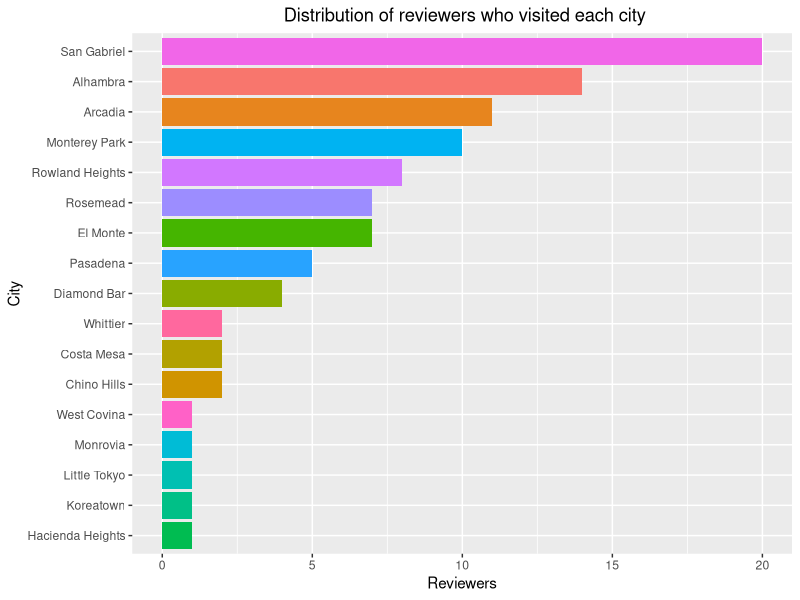
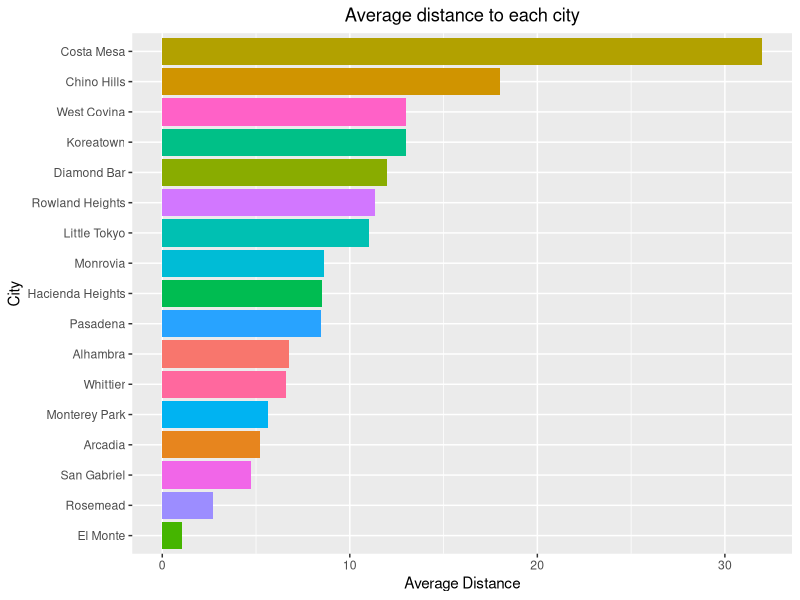
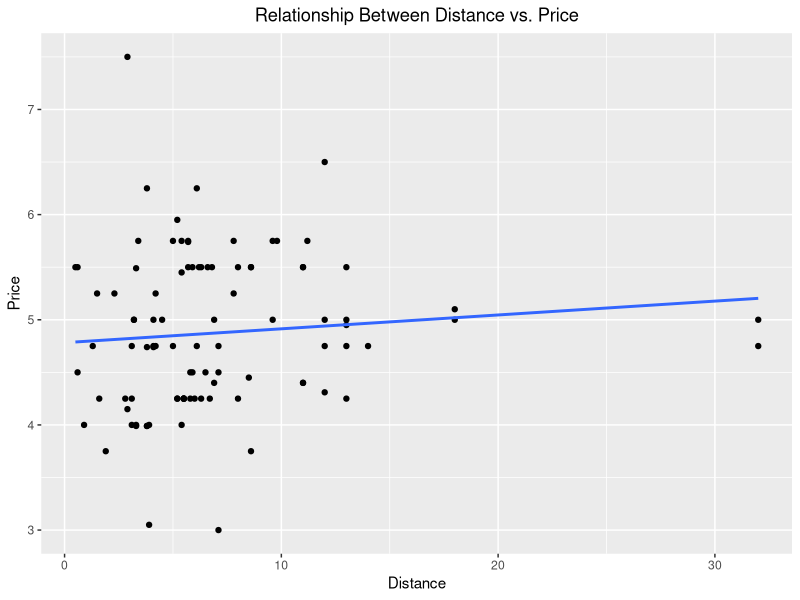
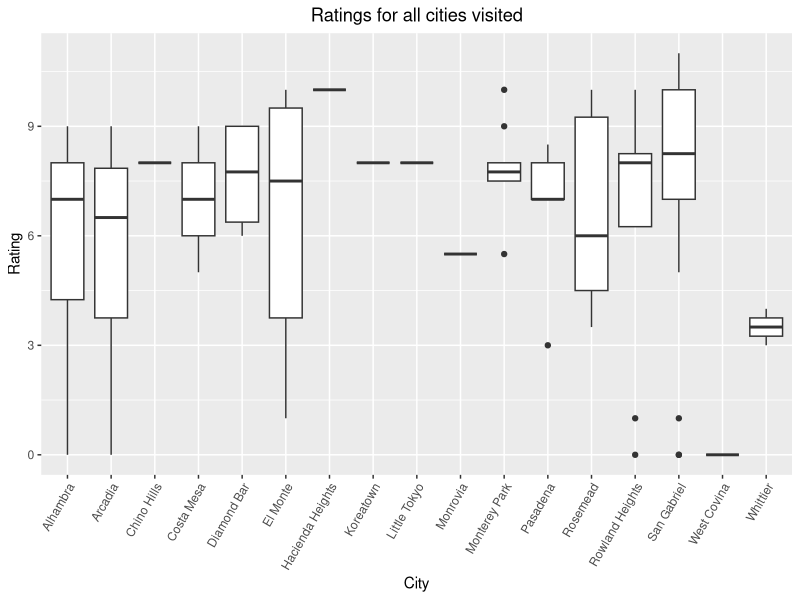
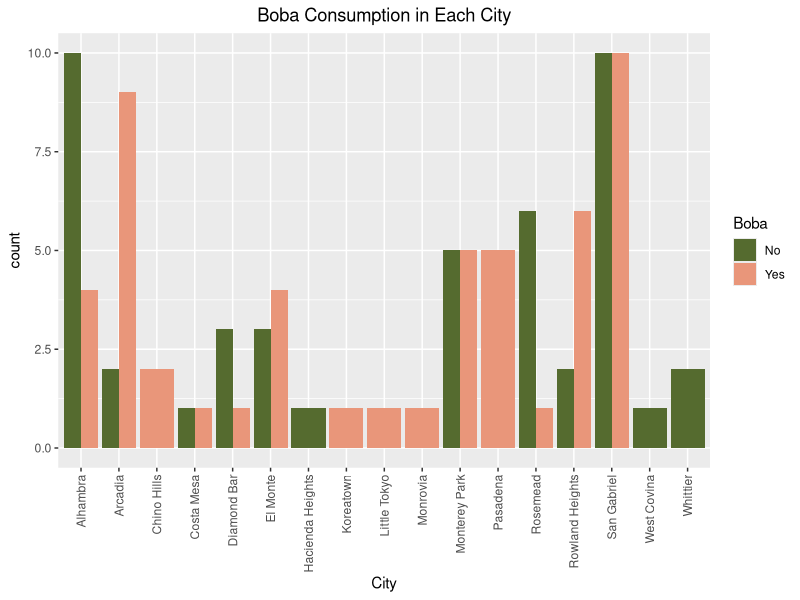
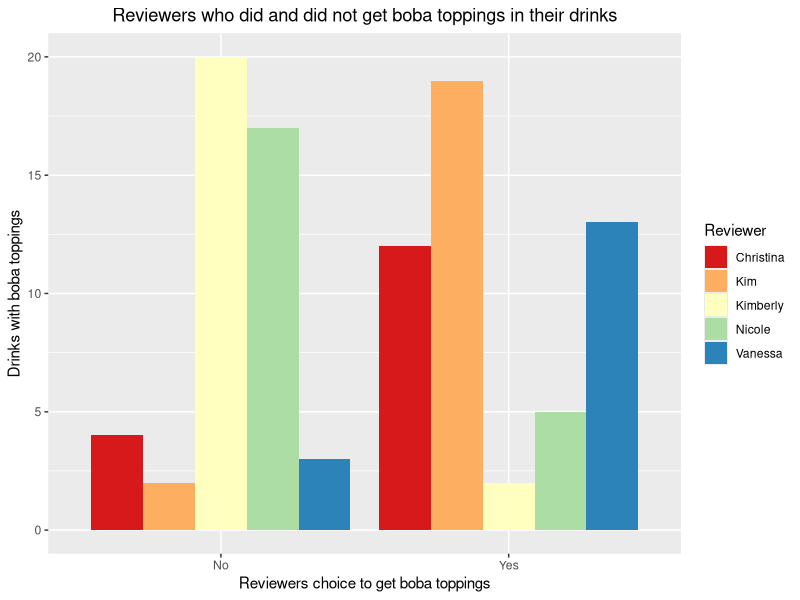
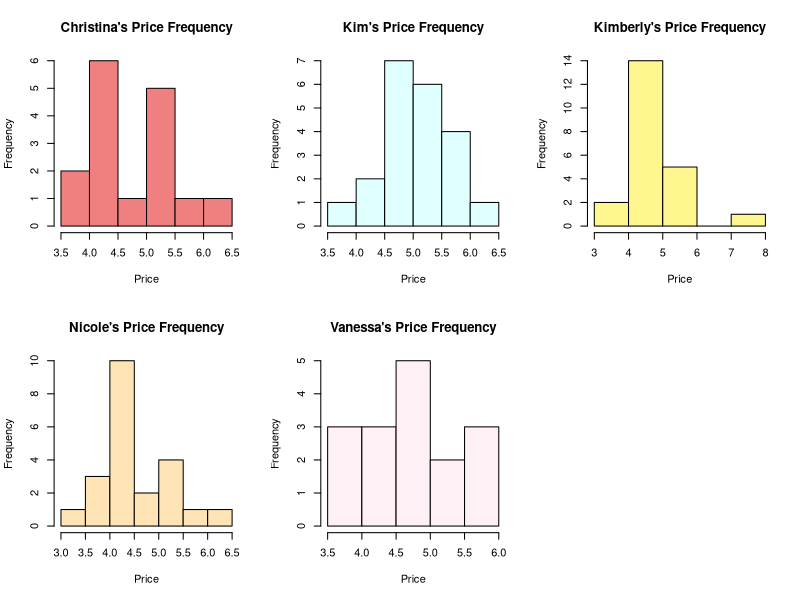
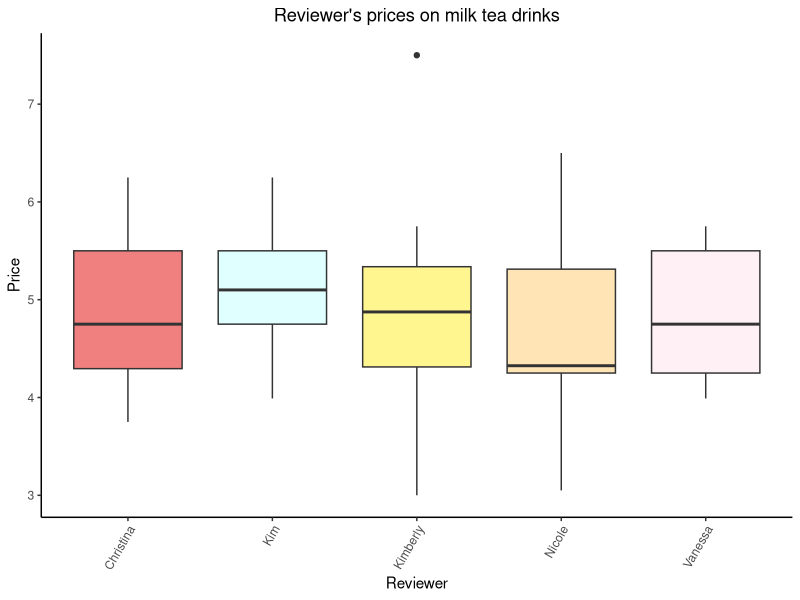

Recreate these plots in R, in order.
## ---- chunk 1
# This cell loads the necessary libraries needed to execute the project
library(readr)
library(ggplot2)
library(tidyverse)
## ---- chunk 2
# The working directory is set to where the .csv file is stored in the computer
# The file is loaded and read with the variable name 'boba'.
setwd("~/Excel Documents")
boba <- read_csv("SGV Boba.csv")
## ---- chunk 3
#view of the whole data set
as.data.frame(boba)
## ---- chunk 4
# looking into the structure
str(boba)
## ---- chunk 5
# running head() to see final results
boba <- select(boba, -c("Rank", "Comments"))
head(boba)
## ---- chunk 6
# group cities together and summarize the amount of reviewers and distance for each city
# graph City and Reviewer frequency into a bar plot
city_freq <- boba %>%
  group_by(City) %>%
  summarise(
            reviews = length(Reviewer),
            average_distance = mean(Distance))

city_freq %>%
  ggplot(aes(reorder(City, reviews) , y = reviews, fill = City)) +
  geom_bar(stat = "identity") +
  ggtitle(" Distribution of reviewers who visited each city") +
  xlab("City") +
  ylab("Reviewers") +
  theme(plot.title = element_text(hjust = 0.5), legend.position = 'none') +
  coord_flip()
## ---- chunk 7
# Graph City and the average distance into a bar graph
city_freq %>%
  ggplot(aes(reorder(City, average_distance) , y = average_distance, fill = City)) +
  geom_bar(stat = "identity") +
  ggtitle("Average distance to each city") +
  xlab("City") +
  ylab("Average Distance")+
  theme(plot.title = element_text(hjust = 0.5), legend.position = 'none') +
  coord_flip()
## ---- chunk 8
# create scatter plot of the Price and Distance 
boba %>%
  ggplot(aes(Distance, Price)) + 
  geom_point() +
  ggtitle("Relationship Between Distance vs. Price") +
  theme(plot.title = element_text(hjust = 0.5), legend.position = "none") +
  geom_smooth(method = 'lm', se = FALSE)
## ---- chunk 9
# create boxplots for each City based on Ratings

ggplot(boba, aes(x=City,y=Rating)) + 
  geom_boxplot() + 
  ggtitle("Ratings for all cities visited") +
  theme(axis.text.x = element_text(angle=60, hjust=1), plot.title = element_text(hjust = 0.5)) 
## ---- chunk 10
# create a groupby side by side barplot with each city based on the boba variable
boba %>%
  ggplot(aes(x = City,fill = Boba)) +
  geom_bar(position = position_dodge()) + 
  ggtitle("Boba Consumption in Each City") +
  theme(plot.title = element_text(hjust = 0.5), axis.text.x = element_text(angle = 90, vjust = 0.5, hjust=1)) +
  scale_fill_manual(values = c("darkolivegreen", "darksalmon"))
## ---- chunk 11
# create a groupby side by side comparison between reviewers based on the boba variable
got_boba <- boba %>%
  ggplot(aes(x = Boba, fill = Reviewer)) +
  geom_bar(position = position_dodge()) +
  ggtitle("Reviewers who did and did not get boba toppings in their drinks") +
  labs(x = "Reviewers choice to get boba toppings", y = "Drinks with boba toppings") +
  theme(plot.title = element_text(hjust = 0.5))

got_boba + scale_fill_brewer(palette = "Spectral")
## ---- chunk 12
# create histogram to view frequency of prices for each reviewer

par(mfrow = c(2,3))

christina_price <- hist(boba$Price[boba$Reviewer == "Christina"], main = "Christina's Price Frequency", xlab = "Price", col = 'lightcoral')

kim_price <- hist(boba$Price[boba$Reviewer == "Kim"], main = "Kim's Price Frequency", xlab = "Price", col = 'lightcyan')

kimberly_price <- hist(boba$Price[boba$Reviewer == "Kimberly"], main = "Kimberly's Price Frequency", xlab = "Price", col = 'khaki1')

nicole_price <- hist(boba$Price[boba$Reviewer == "Nicole"], main = "Nicole's Price Frequency", xlab = "Price", col = 'moccasin')

vanessa_price <- hist(boba$Price[boba$Reviewer == "Vanessa"], main = "Vanessa's Price Frequency", xlab = "Price", col = 'lavenderblush')
## ---- chunk 13
# create boxplot for each reviewer based on price variable to compare between eachother
ggplot(boba, aes(x=Reviewer,y=Price, fill = Reviewer)) + 
  geom_boxplot() + 
  theme_classic() +
  theme(axis.text.x = element_text(angle=60, hjust=1)) +
  theme(legend.position = 'none', plot.title = element_text(hjust = 0.5)) +
  scale_fill_manual(values = c("lightcoral", "lightcyan", "khaki1", "moccasin", "lavenderblush")) +
  ggtitle("Reviewer's prices on milk tea drinks")
  
